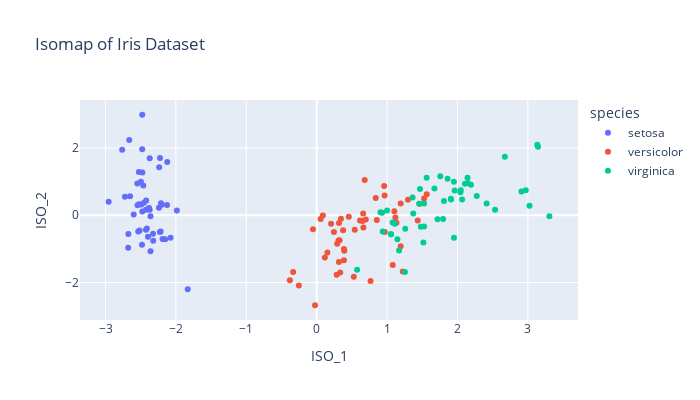

Here is the notebook cell this chart was saved with:
### Code cell
# Plottind the data in the Isomap space
fig_iso = px.scatter(df_iso, x='ISO_1', y='ISO_2', color='species',
                    width=700, height=400, title='Isomap of Iris Dataset')
fig_iso.show()
